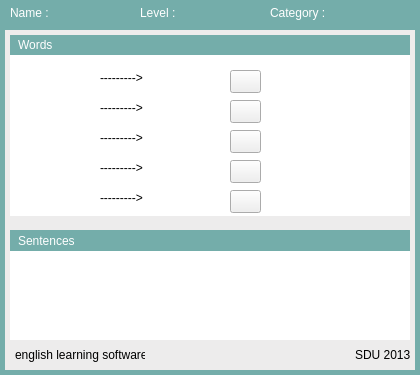
<?xml version="1.0" encoding="UTF-8"?>
<ui version="4.0">
 <class>MainWindow1</class>
 <widget class="QMainWindow" name="MainWindow1">
  <property name="geometry">
   <rect>
    <x>0</x>
    <y>0</y>
    <width>420</width>
    <height>375</height>
   </rect>
  </property>
  <property name="sizePolicy">
   <sizepolicy hsizetype="Preferred" vsizetype="Preferred">
    <horstretch>0</horstretch>
    <verstretch>0</verstretch>
   </sizepolicy>
  </property>
  <property name="minimumSize">
   <size>
    <width>420</width>
    <height>375</height>
   </size>
  </property>
  <property name="maximumSize">
   <size>
    <width>420</width>
    <height>395</height>
   </size>
  </property>
  <property name="windowTitle">
   <string>MainWindow</string>
  </property>
  <widget class="QWidget" name="centralwidget">
   <widget class="QLineEdit" name="lineEdit_3">
    <property name="geometry">
     <rect>
      <x>640</x>
      <y>100</y>
      <width>113</width>
      <height>20</height>
     </rect>
    </property>
   </widget>
   <widget class="QPushButton" name="pushButton">
    <property name="geometry">
     <rect>
      <x>430</x>
      <y>310</y>
      <width>75</width>
      <height>23</height>
     </rect>
    </property>
    <property name="text">
     <string>Add Words</string>
    </property>
   </widget>
   <widget class="QListWidget" name="listWidget">
    <property name="geometry">
     <rect>
      <x>430</x>
      <y>30</y>
      <width>201</width>
      <height>271</height>
     </rect>
    </property>
   </widget>
   <widget class="QLineEdit" name="lineEdit">
    <property name="geometry">
     <rect>
      <x>640</x>
      <y>40</y>
      <width>113</width>
      <height>20</height>
     </rect>
    </property>
   </widget>
   <widget class="QLineEdit" name="lineEdit_2">
    <property name="geometry">
     <rect>
      <x>640</x>
      <y>70</y>
      <width>113</width>
      <height>20</height>
     </rect>
    </property>
   </widget>
   <widget class="QPushButton" name="pushButton_2">
    <property name="geometry">
     <rect>
      <x>560</x>
      <y>310</y>
      <width>75</width>
      <height>23</height>
     </rect>
    </property>
    <property name="text">
     <string>Random</string>
    </property>
   </widget>
   <widget class="QLabel" name="label_23">
    <property name="geometry">
     <rect>
      <x>10</x>
      <y>5</y>
      <width>40</width>
      <height>15</height>
     </rect>
    </property>
    <property name="styleSheet">
     <string notr="true">color: rgb(255, 255, 255);</string>
    </property>
    <property name="text">
     <string>Name :</string>
    </property>
   </widget>
   <widget class="QLabel" name="label_24">
    <property name="geometry">
     <rect>
      <x>55</x>
      <y>5</y>
      <width>70</width>
      <height>15</height>
     </rect>
    </property>
    <property name="styleSheet">
     <string notr="true">color: rgb(185, 235, 232);</string>
    </property>
    <property name="text">
     <string/>
    </property>
   </widget>
   <widget class="QLabel" name="label_25">
    <property name="geometry">
     <rect>
      <x>140</x>
      <y>5</y>
      <width>45</width>
      <height>15</height>
     </rect>
    </property>
    <property name="styleSheet">
     <string notr="true">color: rgb(255, 255, 255);</string>
    </property>
    <property name="text">
     <string>Level :</string>
    </property>
   </widget>
   <widget class="QLabel" name="label_26">
    <property name="geometry">
     <rect>
      <x>180</x>
      <y>5</y>
      <width>80</width>
      <height>15</height>
     </rect>
    </property>
    <property name="styleSheet">
     <string notr="true">color: rgb(185, 235, 232);</string>
    </property>
    <property name="text">
     <string/>
    </property>
   </widget>
   <widget class="QLabel" name="label_27">
    <property name="geometry">
     <rect>
      <x>270</x>
      <y>5</y>
      <width>60</width>
      <height>15</height>
     </rect>
    </property>
    <property name="styleSheet">
     <string notr="true">color: rgb(255, 255, 255);</string>
    </property>
    <property name="text">
     <string>Category :</string>
    </property>
   </widget>
   <widget class="QLabel" name="label_28">
    <property name="geometry">
     <rect>
      <x>335</x>
      <y>5</y>
      <width>80</width>
      <height>15</height>
     </rect>
    </property>
    <property name="styleSheet">
     <string notr="true">color: rgb(185, 235, 232);</string>
    </property>
    <property name="text">
     <string/>
    </property>
   </widget>
   <widget class="QLabel" name="label_21">
    <property name="geometry">
     <rect>
      <x>660</x>
      <y>180</y>
      <width>46</width>
      <height>13</height>
     </rect>
    </property>
    <property name="text">
     <string/>
    </property>
   </widget>
   <widget class="QLabel" name="label_13">
    <property name="geometry">
     <rect>
      <x>20</x>
      <y>310</y>
      <width>380</width>
      <height>20</height>
     </rect>
    </property>
    <property name="text">
     <string/>
    </property>
   </widget>
   <widget class="QLabel" name="label_12">
    <property name="geometry">
     <rect>
      <x>20</x>
      <y>285</y>
      <width>380</width>
      <height>20</height>
     </rect>
    </property>
    <property name="text">
     <string/>
    </property>
   </widget>
   <widget class="QLabel" name="label_11">
    <property name="geometry">
     <rect>
      <x>20</x>
      <y>260</y>
      <width>380</width>
      <height>20</height>
     </rect>
    </property>
    <property name="text">
     <string/>
    </property>
   </widget>
   <widget class="QLabel" name="label_14">
    <property name="geometry">
     <rect>
      <x>10</x>
      <y>230</y>
      <width>400</width>
      <height>21</height>
     </rect>
    </property>
    <property name="styleSheet">
     <string notr="true">background-color: rgb(116, 173, 170);
color: rgb(255, 255, 255);
padding: 5px;</string>
    </property>
    <property name="text">
     <string>Sentences</string>
    </property>
   </widget>
   <widget class="QLabel" name="label_22">
    <property name="geometry">
     <rect>
      <x>650</x>
      <y>140</y>
      <width>131</width>
      <height>141</height>
     </rect>
    </property>
    <property name="text">
     <string>daasasd</string>
    </property>
    <property name="scaledContents">
     <bool>false</bool>
    </property>
    <property name="indent">
     <number>-1</number>
    </property>
   </widget>
   <widget class="QLabel" name="label_17">
    <property name="geometry">
     <rect>
      <x>100</x>
      <y>100</y>
      <width>51</width>
      <height>16</height>
     </rect>
    </property>
    <property name="text">
     <string>---------&gt;</string>
    </property>
   </widget>
   <widget class="QLabel" name="label_7">
    <property name="geometry">
     <rect>
      <x>20</x>
      <y>160</y>
      <width>70</width>
      <height>15</height>
     </rect>
    </property>
    <property name="text">
     <string/>
    </property>
   </widget>
   <widget class="QPushButton" name="pushButton_6">
    <property name="geometry">
     <rect>
      <x>230</x>
      <y>160</y>
      <width>31</width>
      <height>23</height>
     </rect>
    </property>
    <property name="styleSheet">
     <string notr="true">border-image: url(:/play);</string>
    </property>
    <property name="text">
     <string/>
    </property>
   </widget>
   <widget class="QLabel" name="label_6">
    <property name="geometry">
     <rect>
      <x>150</x>
      <y>130</y>
      <width>70</width>
      <height>15</height>
     </rect>
    </property>
    <property name="text">
     <string/>
    </property>
   </widget>
   <widget class="QLabel" name="label_3">
    <property name="geometry">
     <rect>
      <x>20</x>
      <y>100</y>
      <width>70</width>
      <height>15</height>
     </rect>
    </property>
    <property name="text">
     <string/>
    </property>
   </widget>
   <widget class="QLabel" name="label_8">
    <property name="geometry">
     <rect>
      <x>150</x>
      <y>160</y>
      <width>70</width>
      <height>15</height>
     </rect>
    </property>
    <property name="text">
     <string/>
    </property>
   </widget>
   <widget class="QPushButton" name="pushButton_5">
    <property name="geometry">
     <rect>
      <x>230</x>
      <y>130</y>
      <width>31</width>
      <height>23</height>
     </rect>
    </property>
    <property name="styleSheet">
     <string notr="true">border-image: url(:/play);</string>
    </property>
    <property name="text">
     <string/>
    </property>
   </widget>
   <widget class="QLabel" name="label_5">
    <property name="geometry">
     <rect>
      <x>20</x>
      <y>130</y>
      <width>70</width>
      <height>15</height>
     </rect>
    </property>
    <property name="text">
     <string/>
    </property>
   </widget>
   <widget class="QLabel" name="label_9">
    <property name="geometry">
     <rect>
      <x>20</x>
      <y>190</y>
      <width>70</width>
      <height>15</height>
     </rect>
    </property>
    <property name="text">
     <string/>
    </property>
   </widget>
   <widget class="QLabel" name="label_10">
    <property name="geometry">
     <rect>
      <x>150</x>
      <y>190</y>
      <width>70</width>
      <height>15</height>
     </rect>
    </property>
    <property name="text">
     <string/>
    </property>
   </widget>
   <widget class="QLabel" name="label_20">
    <property name="geometry">
     <rect>
      <x>100</x>
      <y>190</y>
      <width>51</width>
      <height>16</height>
     </rect>
    </property>
    <property name="text">
     <string>---------&gt;</string>
    </property>
   </widget>
   <widget class="QLabel" name="label_4">
    <property name="geometry">
     <rect>
      <x>150</x>
      <y>100</y>
      <width>70</width>
      <height>15</height>
     </rect>
    </property>
    <property name="text">
     <string/>
    </property>
   </widget>
   <widget class="QLabel" name="label_16">
    <property name="geometry">
     <rect>
      <x>100</x>
      <y>70</y>
      <width>51</width>
      <height>16</height>
     </rect>
    </property>
    <property name="text">
     <string>---------&gt;</string>
    </property>
   </widget>
   <widget class="QLabel" name="label_19">
    <property name="geometry">
     <rect>
      <x>100</x>
      <y>160</y>
      <width>51</width>
      <height>16</height>
     </rect>
    </property>
    <property name="text">
     <string>---------&gt;</string>
    </property>
   </widget>
   <widget class="QLabel" name="label">
    <property name="geometry">
     <rect>
      <x>20</x>
      <y>70</y>
      <width>70</width>
      <height>15</height>
     </rect>
    </property>
    <property name="text">
     <string/>
    </property>
   </widget>
   <widget class="QPushButton" name="pushButton_4">
    <property name="geometry">
     <rect>
      <x>230</x>
      <y>100</y>
      <width>31</width>
      <height>23</height>
     </rect>
    </property>
    <property name="styleSheet">
     <string notr="true">border-image: url(:/play);</string>
    </property>
    <property name="text">
     <string/>
    </property>
   </widget>
   <widget class="QPushButton" name="pushButton_7">
    <property name="geometry">
     <rect>
      <x>230</x>
      <y>190</y>
      <width>31</width>
      <height>23</height>
     </rect>
    </property>
    <property name="styleSheet">
     <string notr="true">border-image: url(:/play);</string>
    </property>
    <property name="text">
     <string/>
    </property>
   </widget>
   <widget class="QLabel" name="label_18">
    <property name="geometry">
     <rect>
      <x>100</x>
      <y>130</y>
      <width>51</width>
      <height>16</height>
     </rect>
    </property>
    <property name="text">
     <string>---------&gt;</string>
    </property>
   </widget>
   <widget class="QLabel" name="label_2">
    <property name="geometry">
     <rect>
      <x>150</x>
      <y>70</y>
      <width>70</width>
      <height>15</height>
     </rect>
    </property>
    <property name="text">
     <string/>
    </property>
   </widget>
   <widget class="QPushButton" name="pushButton_3">
    <property name="geometry">
     <rect>
      <x>230</x>
      <y>70</y>
      <width>31</width>
      <height>23</height>
     </rect>
    </property>
    <property name="styleSheet">
     <string notr="true">border-image: url(:/play);</string>
    </property>
    <property name="text">
     <string/>
    </property>
   </widget>
   <widget class="QLabel" name="label_15">
    <property name="geometry">
     <rect>
      <x>10</x>
      <y>35</y>
      <width>400</width>
      <height>20</height>
     </rect>
    </property>
    <property name="styleSheet">
     <string notr="true">background-color: rgb(116, 173, 170);
color: rgb(255, 255, 255);
padding: 5px;</string>
    </property>
    <property name="text">
     <string>Words</string>
    </property>
   </widget>
   <widget class="QLabel" name="label_29">
    <property name="geometry">
     <rect>
      <x>0</x>
      <y>0</y>
      <width>420</width>
      <height>375</height>
     </rect>
    </property>
    <property name="styleSheet">
     <string notr="true">background-color: rgb(116, 173, 170);</string>
    </property>
    <property name="text">
     <string/>
    </property>
   </widget>
   <widget class="QLabel" name="label_30">
    <property name="geometry">
     <rect>
      <x>5</x>
      <y>30</y>
      <width>410</width>
      <height>340</height>
     </rect>
    </property>
    <property name="styleSheet">
     <string notr="true">background-color: rgb(237, 236, 236);</string>
    </property>
    <property name="text">
     <string/>
    </property>
   </widget>
   <widget class="QLabel" name="label_31">
    <property name="geometry">
     <rect>
      <x>10</x>
      <y>55</y>
      <width>400</width>
      <height>161</height>
     </rect>
    </property>
    <property name="styleSheet">
     <string notr="true">background-color: rgb(255, 255, 255);</string>
    </property>
    <property name="text">
     <string/>
    </property>
   </widget>
   <widget class="QLabel" name="label_32">
    <property name="geometry">
     <rect>
      <x>10</x>
      <y>245</y>
      <width>400</width>
      <height>95</height>
     </rect>
    </property>
    <property name="styleSheet">
     <string notr="true">background-color: rgb(255, 255, 255);</string>
    </property>
    <property name="text">
     <string/>
    </property>
   </widget>
   <widget class="QLabel" name="label_33">
    <property name="geometry">
     <rect>
      <x>15</x>
      <y>345</y>
      <width>130</width>
      <height>20</height>
     </rect>
    </property>
    <property name="styleSheet">
     <string notr="true">font: 25 8pt &quot;Sansation Light&quot;;</string>
    </property>
    <property name="text">
     <string>english learning software</string>
    </property>
   </widget>
   <widget class="QLabel" name="label_34">
    <property name="geometry">
     <rect>
      <x>355</x>
      <y>345</y>
      <width>60</width>
      <height>20</height>
     </rect>
    </property>
    <property name="styleSheet">
     <string notr="true">font: 25 8pt &quot;Sansation Light&quot;;</string>
    </property>
    <property name="text">
     <string>SDU 2013</string>
    </property>
   </widget>
   <widget class="QLabel" name="label_35">
    <property name="geometry">
     <rect>
      <x>280</x>
      <y>70</y>
      <width>120</width>
      <height>135</height>
     </rect>
    </property>
    <property name="maximumSize">
     <size>
      <width>120</width>
      <height>135</height>
     </size>
    </property>
    <property name="text">
     <string/>
    </property>
   </widget>
   <zorder>label_29</zorder>
   <zorder>label_30</zorder>
   <zorder>label_31</zorder>
   <zorder>lineEdit_3</zorder>
   <zorder>pushButton</zorder>
   <zorder>listWidget</zorder>
   <zorder>lineEdit</zorder>
   <zorder>lineEdit_2</zorder>
   <zorder>pushButton_2</zorder>
   <zorder>label_21</zorder>
   <zorder>label_22</zorder>
   <zorder>label_32</zorder>
   <zorder>label_33</zorder>
   <zorder>label_34</zorder>
   <zorder>pushButton_6</zorder>
   <zorder>label_2</zorder>
   <zorder>label_17</zorder>
   <zorder>label_3</zorder>
   <zorder>label_4</zorder>
   <zorder>pushButton_3</zorder>
   <zorder>pushButton_5</zorder>
   <zorder>label_5</zorder>
   <zorder>label_18</zorder>
   <zorder>label_8</zorder>
   <zorder>label_6</zorder>
   <zorder>pushButton_7</zorder>
   <zorder>label_19</zorder>
   <zorder>pushButton_4</zorder>
   <zorder>label_7</zorder>
   <zorder>label_20</zorder>
   <zorder>label</zorder>
   <zorder>label_10</zorder>
   <zorder>label_9</zorder>
   <zorder>label_16</zorder>
   <zorder>label_11</zorder>
   <zorder>label_13</zorder>
   <zorder>label_12</zorder>
   <zorder>label_27</zorder>
   <zorder>label_28</zorder>
   <zorder>label_24</zorder>
   <zorder>label_25</zorder>
   <zorder>label_23</zorder>
   <zorder>label_26</zorder>
   <zorder>label_15</zorder>
   <zorder>label_14</zorder>
   <zorder>label_35</zorder>
  </widget>
  <widget class="QMenuBar" name="menubar">
   <property name="geometry">
    <rect>
     <x>0</x>
     <y>0</y>
     <width>420</width>
     <height>20</height>
    </rect>
   </property>
  </widget>
 </widget>
 <resources/>
 <connections/>
</ui>
